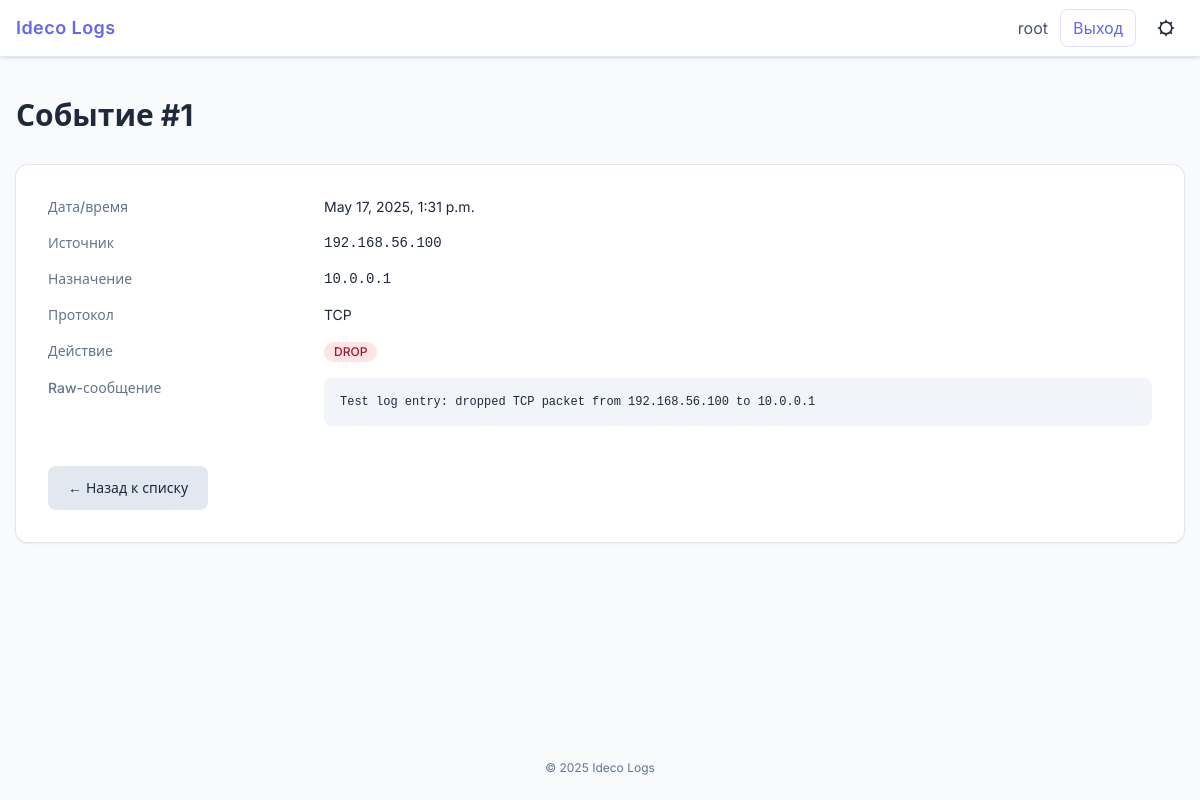
Screenshot of /event/1/ (signed in) with the database file from the repository.
### logs/models.py (models this page shows, shortened)
class Event(models.Model):
    created_at   = models.DateTimeField(auto_now_add=True)
    src_ip       = models.GenericIPAddressField(verbose_name='Источник')
    dst_ip       = models.GenericIPAddressField(verbose_name='Назначение')
    protocol     = models.CharField(max_length=10, blank=True)
    action       = models.CharField(max_length=32, help_text='ALLOW / DROP / etc.')
    raw_message  = models.TextField()
    class Meta:
        ordering = ['-created_at']
        verbose_name = 'Событие'
        verbose_name_plural = 'События'

### logs/views.py (the view)
# urls.py: path('event/<int:pk>/', event_detail, name='event_detail'),
@login_required
def event_detail(request, pk):
    event = get_object_or_404(Event, pk=pk)
    return render(request, 'event_detail.html', {
        'event': event,
    })

### logs/templates/event_detail.html (shortened to what this page needs)
{% extends 'base.html' %}
{% load tz %}
{% block content %}
<h2 class="text-3xl font-bold mb-8">Событие #{{ event.id }}</h2>
<div class="bg-white dark:bg-slate-900 shadow rounded-xl ring-1 ring-slate-200 dark:ring-slate-700 p-8 text-sm">
  <dl class="grid grid-cols-12 gap-y-4">
    <dt class="col-span-3 font-medium text-slate-500 dark:text-slate-400">Дата/время</dt>
    <dd class="col-span-9">{{ event.created_at|localtime }}</dd>
    <dt class="col-span-3 font-medium text-slate-500 dark:text-slate-400">Источник</dt>
    <dd class="col-span-9 font-mono">{{ event.src_ip }}</dd>
    <dt class="col-span-3 font-medium text-slate-500 dark:text-slate-400">Назначение</dt>
    <dd class="col-span-9 font-mono">{{ event.dst_ip }}</dd>
    <dt class="col-span-3 font-medium text-slate-500 dark:text-slate-400">Протокол</dt>
    <dd class="col-span-9 uppercase">{{ event.protocol }}</dd>
    <dt class="col-span-3 font-medium text-slate-500 dark:text-slate-400">Действие</dt>
    <dd class="col-span-9">
      <span class="inline-flex items-center rounded-full px-2.5 py-0.5 text-xs font-medium
        {% if event.action == 'ALLOW' %} bg-emerald-100 text-emerald-800 dark:bg-emerald-800/30 dark:text-emerald-300
        {% elif event.action == 'DROP' %} bg-rose-100 text-rose-800 dark:bg-rose-800/30 dark:text-rose-300
        {% else %} bg-slate-100 text-slate-600 dark:bg-slate-700/40 dark:text-slate-300 {% endif %}">
        {{ event.action }}
      </span>
    </dd>
    <dt class="col-span-3 font-medium text-slate-500 dark:text-slate-400">Raw-сообщение</dt>
    <dd class="col-span-9">
      <pre class="bg-slate-100 dark:bg-slate-800/60 p-4 rounded-lg overflow-x-auto text-xs">{{ event.raw_message }}</pre>
    </dd>
  </dl>
  <a href="{% url 'events' %}"
     class="inline-flex items-center mt-10 px-5 py-3 rounded-lg bg-slate-200 hover:bg-slate-300 text-slate-800 dark:bg-slate-700 dark:hover:bg-slate-600 dark:text-slate-100">
    ← Назад к списку
  </a>
</div>
{% endblock %}

### logs/templates/base.html (shortened to what this page needs)
{% load tz %}
<!DOCTYPE html>
<html lang="ru"
      x-data="{ dark: localStorage.theme==='dark' }"
      :class="{ 'dark': dark }"
      x-init="$watch('dark', v => localStorage.theme = v ? 'dark' : 'light')">
<head>
  <script src="https://cdn.tailwindcss.com?plugins=typography"></script>
</head>
<body class="min-h-screen flex flex-col bg-slate-50 text-slate-800 dark:bg-slate-900 dark:text-slate-200 antialiased">
  <nav class="sticky top-0 z-40 bg-white/90 dark:bg-slate-800/90 backdrop-blur shadow border-b border-slate-200 dark:border-slate-700">
    <div class="max-w-7xl mx-auto flex items-center justify-between h-14 px-4">
      <a href="{% url 'events' %}" class="text-lg font-semibold tracking-wide text-primary dark:text-white">Ideco Logs</a>
      {% if user.is_authenticated %}
      <div class="flex items-center gap-3">
        <span class="hidden sm:inline text-slate-600 dark:text-slate-300">{{ user.username }}</span>
        <a href="{% url 'logout' %}?next={{ request.path }}"
           class="px-3 py-1.5 rounded-lg border border-primary/20 text-primary hover:bg-primary hover:text-white transition">
          Выход
        </a>
        <button @click="dark=!dark" class="w-9 h-9 rounded-full flex items-center justify-center hover:bg-slate-900/5 dark:hover:bg-white/10 transition">
        </button>
      </div>
      {% endif %}
    </div>
  </nav>
  <main class="flex-1 max-w-7xl w-full mx-auto px-4 py-10">
    {% block content %}{% endblock %}
  </main>
  <footer class="py-6 text-center text-xs text-slate-500 dark:text-slate-400">
    © {% now "Y" %} Ideco Logs
  </footer>
</body>
</html>

### rows the page displays
Event: id "1", created_at "May 17, 2025, 1:31 p.m.", src_ip "192.168.56.100", dst_ip "10.0.0.1", protocol "TCP", action "DROP", raw_message "Test log entry: dropped TCP packet from 192.168.56.100 to 10.0.0.1"

### other values shown
{{ user.username }} "root"
